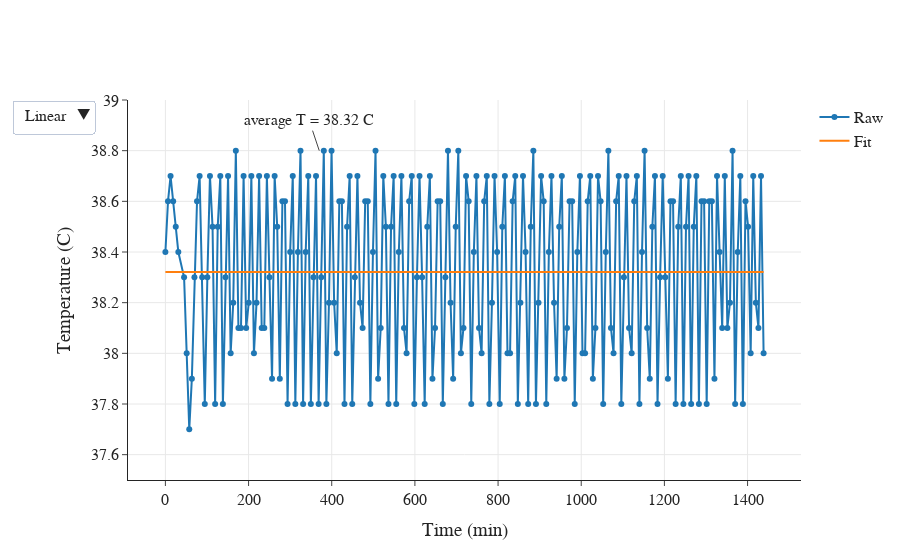

Source (notebook cell):
### Code cell
def f_constant(x,c):
    return c

xdata = df.to_numpy()[0]/60;
ydata = df.to_numpy()[1];
param, cov = curve_fit(f_constant, xdata[1:], ydata[1:])
av_T = str(param[0])[:5]

fig = go.Figure()
fig.add_trace(go.Scatter(
    x=xdata,
    y=ydata,
    mode='lines+markers', # Style name/legend entry with html tags
    name='Raw'# override default to connect the gaps
))

fig.add_trace(go.Scatter(
    x=xdata,
    y=np.repeat(param[0],len(xdata)),
    name='Fit',
))

fig.add_annotation(x=370, y=38.8,
            text='average T = '+av_T+' C')

fig.update_layout(xaxis_title='Time (min)',\
                  yaxis_title='Temperature (C)',\
                  updatemenus=[dict(\
                       buttons=[\
                                dict(label="Linear",  method="relayout", args=[{"yaxis.type": "linear"}]),\
                                dict(label="Log", method="relayout", args=[{"yaxis.type": "log"}]),\
                               ])])
fig.update_xaxes(showgrid=True)
fig.update_yaxes(showgrid=True)
fig.update_yaxes(range=[37.5, 39])
fig.layout.font.family = 'Arial'; fig.layout.font.size = 16

fig.show()
#fig.write_html("../data_240128/01_temperature.html")

### Figure 1 — Plotly figure (JSON) as saved in the notebook; plotly's stock layout.template omitted (floating-point values rounded to 4 significant figures; data arrays with more than 128 entries replaced by an {"elided": "..."} marker saying what was removed)
{"data": [{"mode": "lines+markers", "name": "Raw", "type": "scatter", "x": {"elided": "231 float values"}, "y": {"elided": "231 float values"}}, {"name": "Fit", "type": "scatter", "x": {"elided": "231 float values"}, "y": {"elided": "231 float values"}}], "layout": {"annotations": [{"text": "average T = 38.32 C", "x": 370, "y": 38.8}], "font": {"family": "Arial", "size": 16}, "updatemenus": [{"buttons": [{"args": [{"yaxis.type": "linear"}], "label": "Linear", "method": "relayout"}, {"args": [{"yaxis.type": "log"}], "label": "Log", "method": "relayout"}]}], "xaxis": {"showgrid": true, "title": {"text": "Time (min)"}}, "yaxis": {"range": [37.5, 39], "showgrid": true, "title": {"text": "Temperature (C)"}}}}
